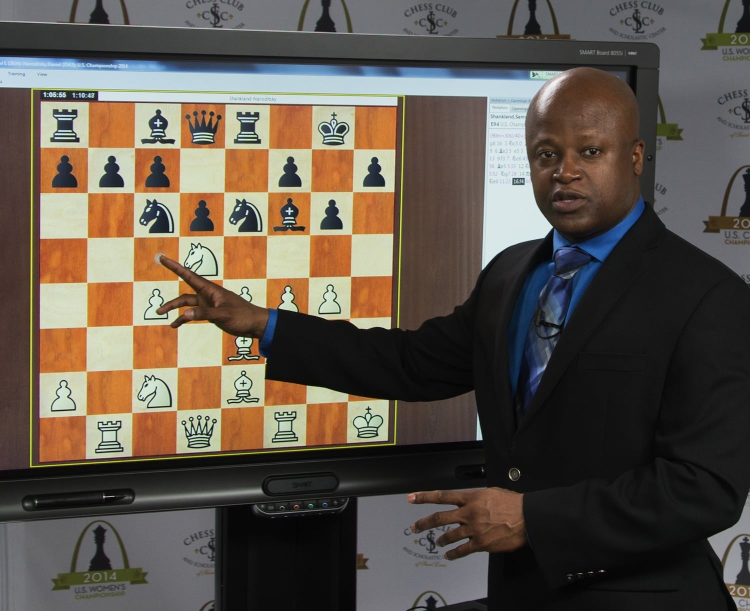
#> input picture chess_detection/Chess2FEN/Test Data/TestImages/TestImages/BoardDetection/cc1.jpg, 1500 x 1222 px (shown at 1/2 size)
$ python -i image_processing.py   (imports and definitions only)
#> lines starting #> are read from the running program, lines starting #| are printed output that depends on the picture
#> further down, picture is the input picture: shape (1222, 1500, 3); mean B, G, R 75.6, 85.4, 94.6
"""Image processing utilities."""

import cv2
import numpy as np
from typing import Tuple, List


# [56 lines left out: functions crop_board, perspective_transform, not called in this run]


def enhance_image(image: np.ndarray) -> np.ndarray:
    """
    Enhance image for better piece detection.

    Applies contrast enhancement and noise reduction.
    """
    # Convert to LAB color space
    lab = cv2.cvtColor(image, cv2.COLOR_BGR2LAB)
#> lab: shape (1222, 1500, 3); mean of channels 0, 1, 2 91.1, 131, 134.9
    l, a, b = cv2.split(lab)
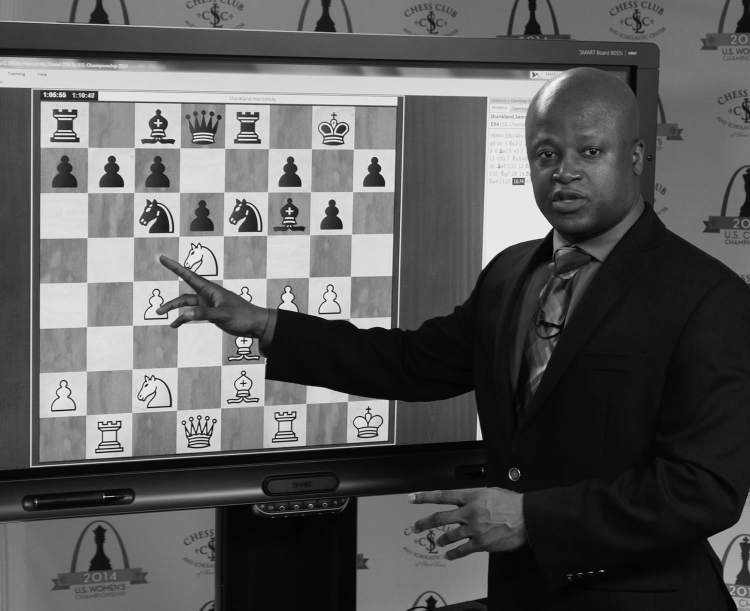
#> l: shape (1222, 1500) (shown at 1/2 size); min 0, max 254, mean 91.1
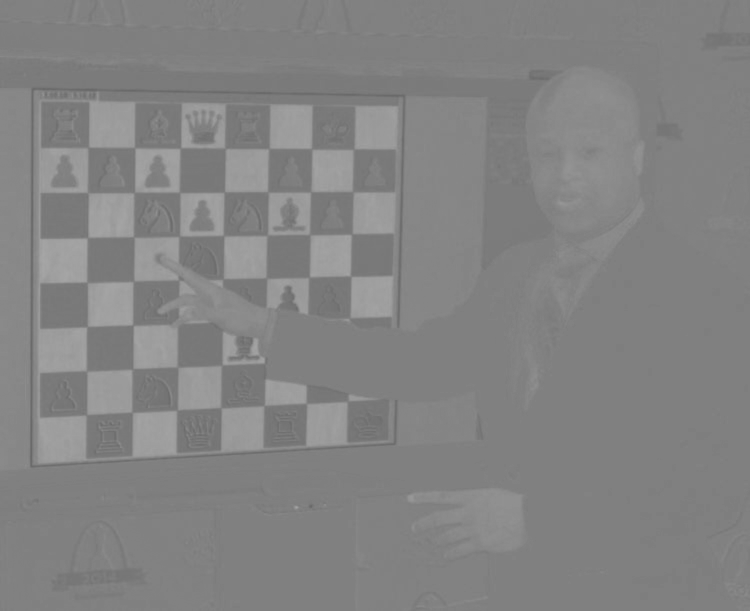
#> a: shape (1222, 1500) (shown at 1/2 size); min 103, max 167, mean 131
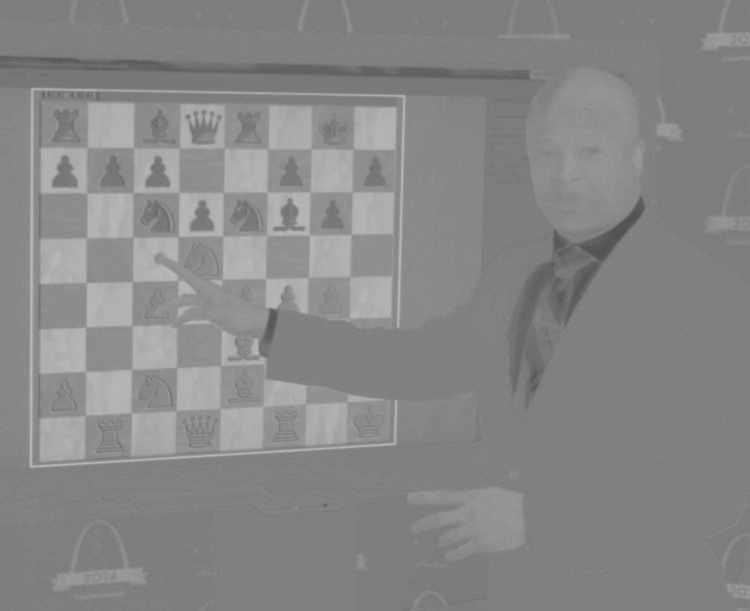
#> b: shape (1222, 1500) (shown at 1/2 size); min 79, max 188, mean 134.9

    # Apply CLAHE (Contrast Limited Adaptive Histogram Equalization)
    clahe = cv2.createCLAHE(clipLimit=2.0, tileGridSize=(8, 8))
    enhanced_l = clahe.apply(l)
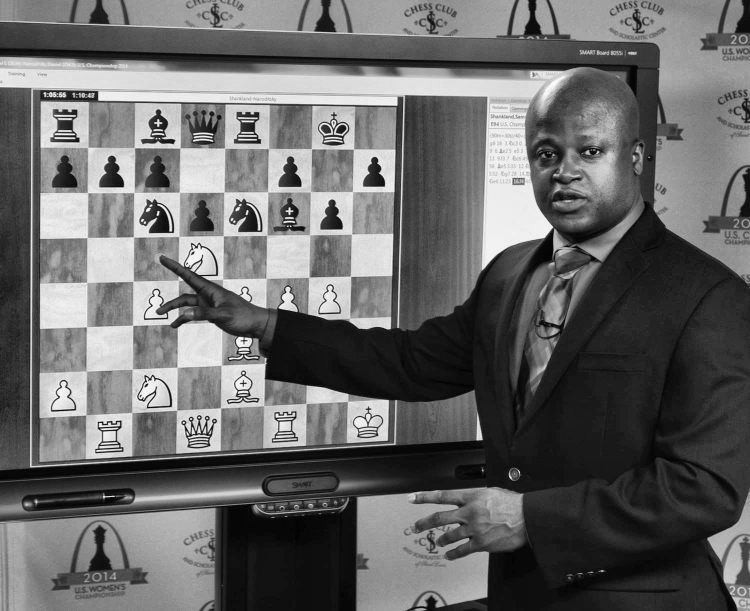
#> enhanced_l: shape (1222, 1500) (shown at 1/2 size); min 0, max 255, mean 103.2

    # Merge channels
    enhanced_lab = cv2.merge([enhanced_l, a, b])
#> enhanced_lab: shape (1222, 1500, 3); mean of channels 0, 1, 2 103.2, 131, 134.9

    # Convert back to BGR
    enhanced = cv2.cvtColor(enhanced_lab, cv2.COLOR_LAB2BGR)
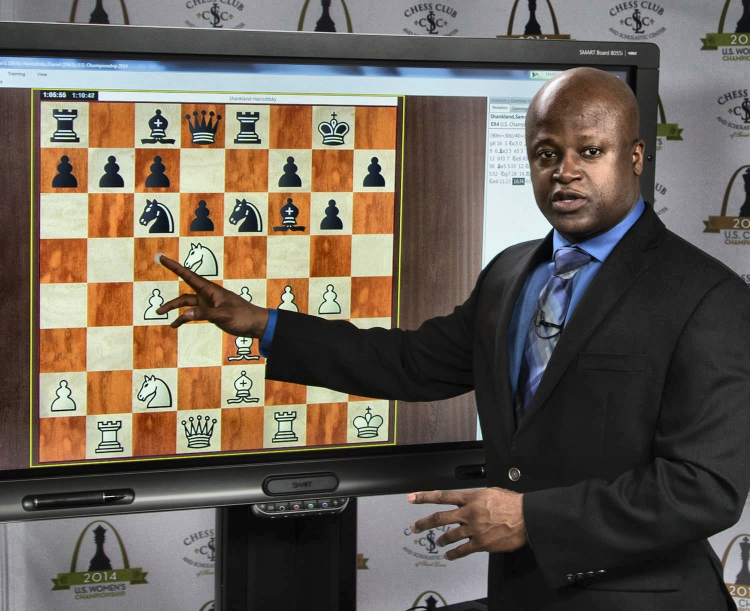
#> enhanced: shape (1222, 1500, 3) (shown at 1/2 size); mean B, G, R 87.3, 97.1, 106.3

    # Slight denoising
    enhanced = cv2.fastNlMeansDenoisingColored(enhanced, None, 10, 10, 7, 21)

    return enhanced

>>> import cv2
>>> picture = cv2.imread('../../chess_detection/Chess2FEN/Test Data/TestImages/TestImages/BoardDetection/cc1.jpg')
>>> result = enhance_image(picture)

$ run again, on chess_detection/Chess2FEN/Test Data/TestImages/TestImages/BoardDetection/cc2.jpg
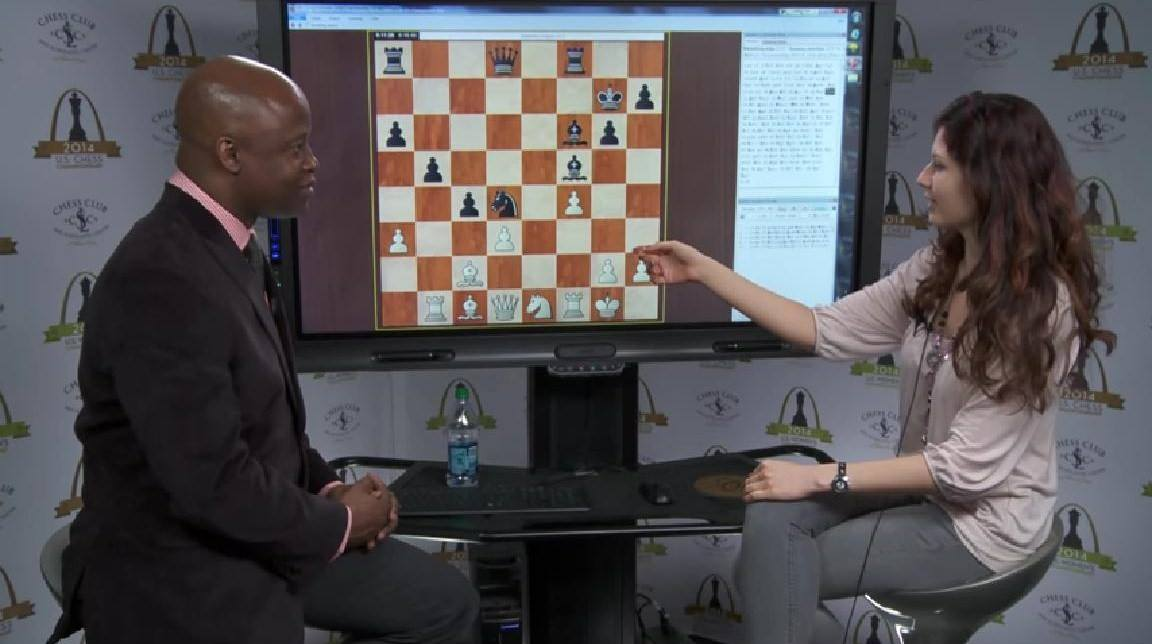
#> input picture chess_detection/Chess2FEN/Test Data/TestImages/TestImages/BoardDetection/cc2.jpg, 1152 x 644 px
#> picture is the input picture: shape (644, 1152, 3); mean B, G, R 86.7, 83.4, 86.1
#> lab: shape (644, 1152, 3); mean of channels 0, 1, 2 88.9, 130.4, 126.8
#> in enhance_image, `l, a, b = cv2.split(lab)`:
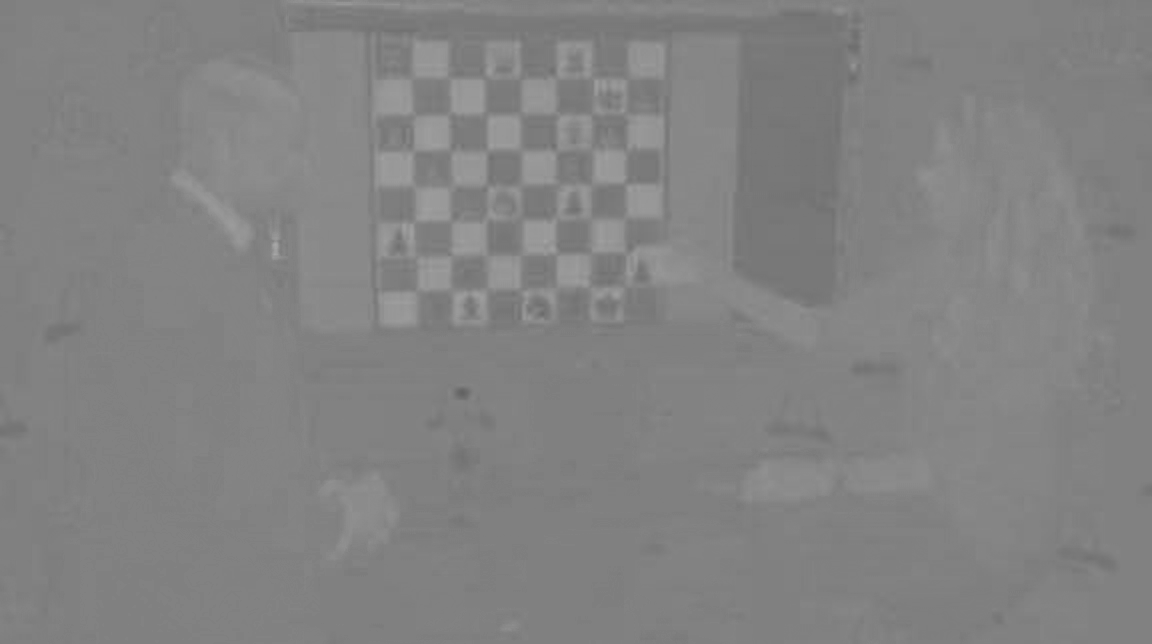
#> a: shape (644, 1152); min 98, max 168, mean 130.4
#> enhanced_lab: shape (644, 1152, 3); mean of channels 0, 1, 2 109.7, 130.4, 126.8
#> in enhance_image, `enhanced = cv2.cvtColor(enhanced_lab, cv2.COLOR_LAB2BGR)`:
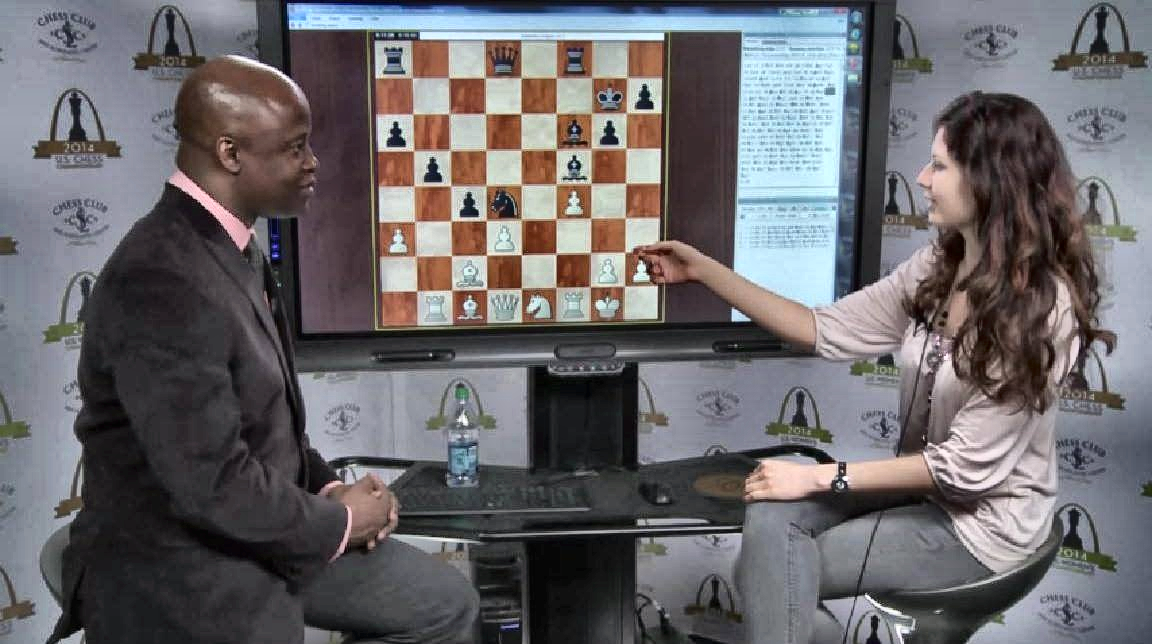
#> enhanced: shape (644, 1152, 3); mean B, G, R 106.8, 103.5, 106.2

$ run again, on chess_detection/Chess2FEN/Test Data/TestImages/TestImages/BoardDetection/cc3.jpg
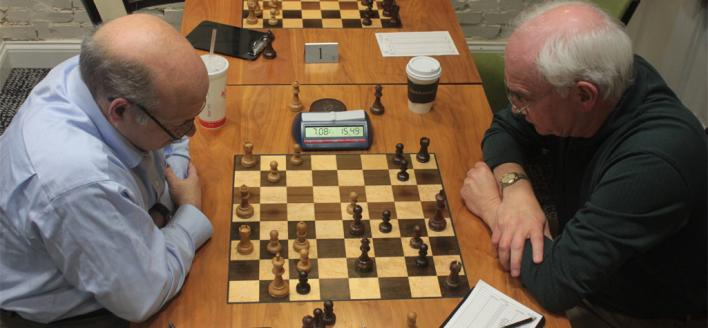
#> input picture chess_detection/Chess2FEN/Test Data/TestImages/TestImages/BoardDetection/cc3.jpg, 708 x 328 px
#> picture is the input picture: shape (328, 708, 3); mean B, G, R 75.9, 96, 117.4
#> lab: shape (328, 708, 3); mean of channels 0, 1, 2 106.1, 134.4, 142.6
#> in enhance_image, `enhanced_l = clahe.apply(l)`:
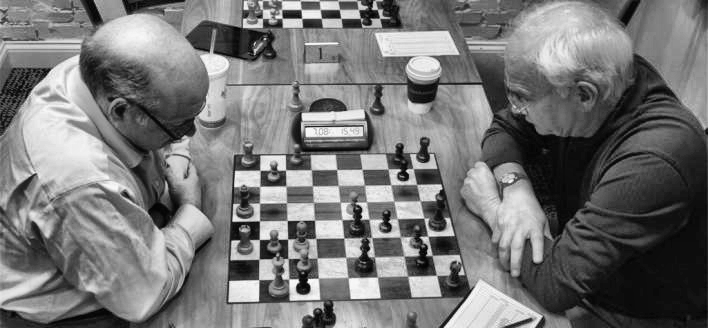
#> enhanced_l: shape (328, 708); min 2, max 251, mean 117.6
#> enhanced_lab: shape (328, 708, 3); mean of channels 0, 1, 2 117.6, 134.4, 142.6
#> in enhance_image, `enhanced = cv2.cvtColor(enhanced_lab, cv2.COLOR_LAB2BGR)`:
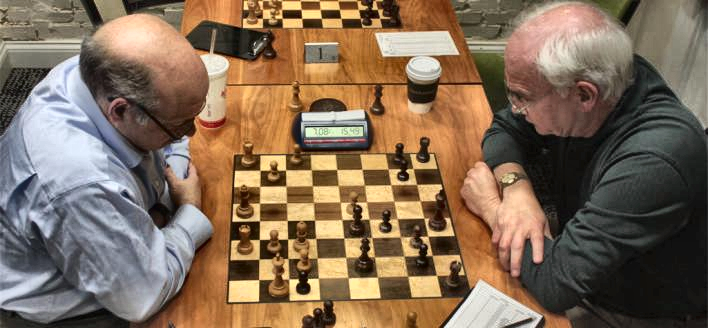
#> enhanced: shape (328, 708, 3); mean B, G, R 87.2, 107.8, 129.5
